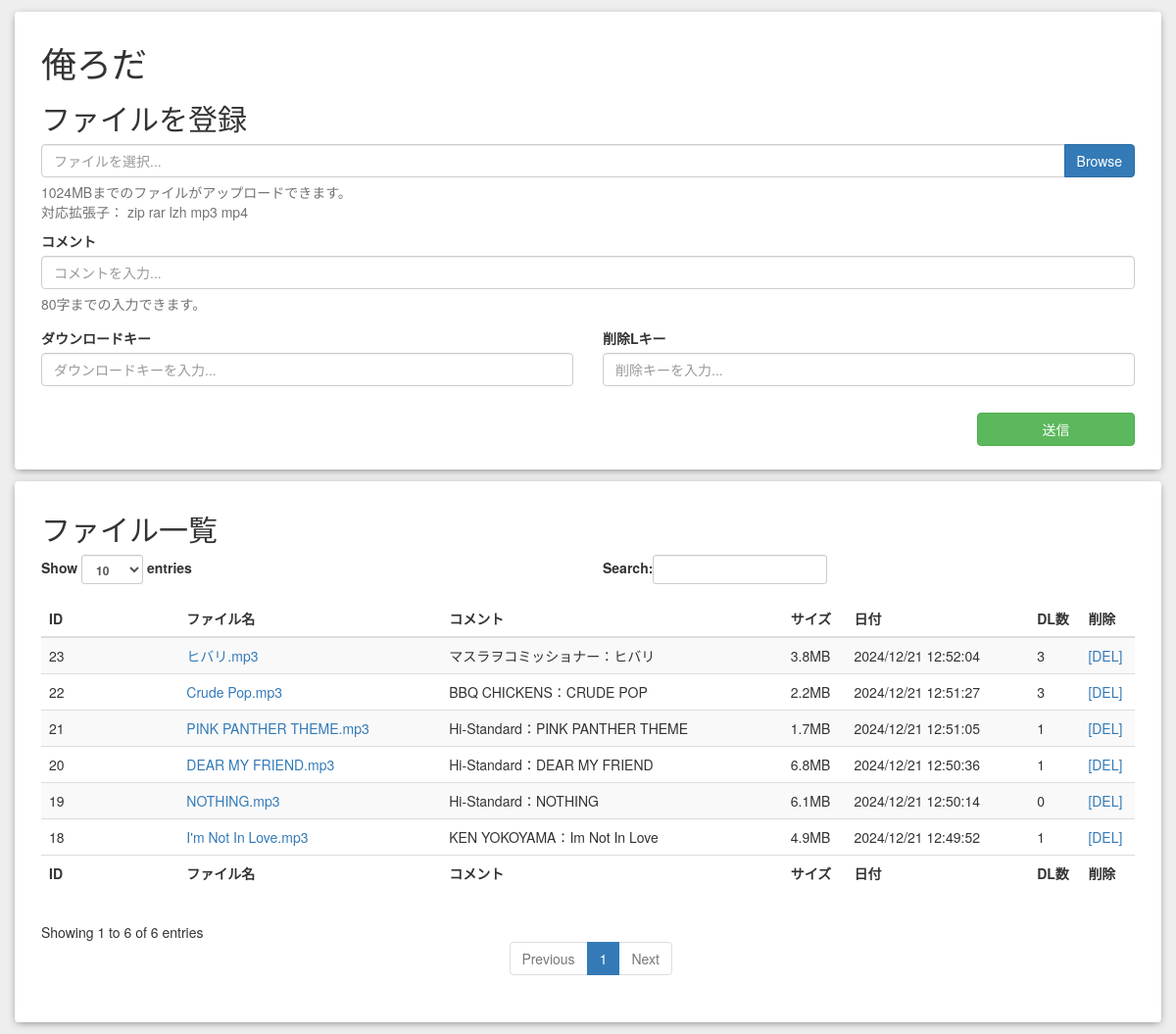
/, run on an earlier commit of the app's database.
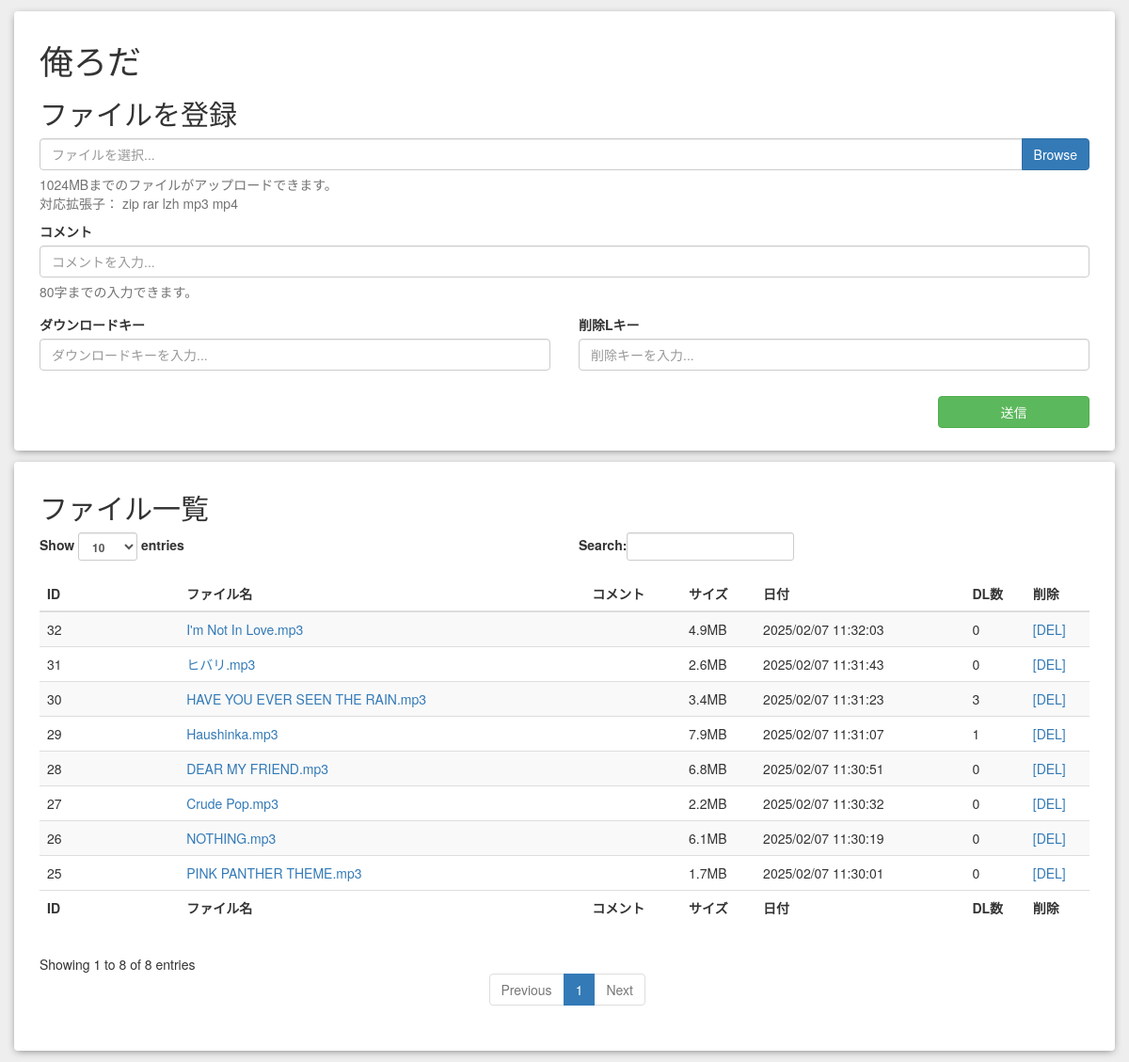
And on a later commit of the database.
### tables this page shows
CREATE TABLE uploaded(
  id INTEGER PRIMARY KEY AUTOINCREMENT,
  origin_file_name text,
  comment text,
  size INTEGER,
  count INTEGER,
  input_date INTEGER,
  dl_key text,
  del_key text
  );

### app/models/index.php (called while the page is built, shortened)
<?php
class index {
  function index() {
    try{
      $db = new PDO('sqlite:'.$db_directory.'/uploader.db');
    }catch (Exception $e){
      $error = '500 - データベースの接続に失敗しました。';
      include('./app/views/header.php');
      include('./app/views/error.php');
      include('./app/views/footer.php');
      exit;
    }
    $db->setAttribute(PDO::ATTR_DEFAULT_FETCH_MODE, PDO::FETCH_ASSOC);
    $stmt = $db->prepare("SELECT * FROM uploaded");
    $stmt->execute();
    $r = $stmt->fetchAll();
    return array('data' => $r);
  }
}

### app/views/index.php (the view, shortened to what this page needs)
<div class="container">
  <div class="row bg-white radius box-shadow">
    <div class="col-sm-12">
      <p class="h1">俺ろだ</p>
      <p class="h2">ファイルを登録</p>
      <form id="upload">
        <div class="input-group">
          <input type="text" id="fileInput" class="form-control" name="file" placeholder="ファイルを選択...">
          <span class="input-group-btn"><button type="button" class="btn btn-primary" onclick="$('input[id=defile]').click();">Browse</button></span>
        </div>
        <p class="help-block"><?php echo $max_file_size; ?>MBまでのファイルがアップロードできます。<br>対応拡張子： <?php
          foreach($extension as $s){
            echo $s.' ';
          }
         ?></p>
        <div class="form-group">
          <label for="commentInput">コメント</label>
          <input type="text" class="form-control" id="commentInput" name="comment" placeholder="コメントを入力...">
          <p class="help-block"><?php echo $max_comment; ?>字までの入力できます。</p>
        </div>
        <div class="row">
          <div class="col-sm-6">
            <div class="form-group">
              <label for="dlkeyInput">ダウンロードキー</label>
              <input type="text" class="form-control" id="dleyInput" name="dlkey" placeholder="ダウンロードキーを入力...">
            </div>
          </div>
          <div class="col-sm-6">
            <div class="form-group">
              <label for="delkeyInput">削除Lキー</label>
              <input type="text" class="form-control" id="deleyInput" name="delkey" placeholder="削除キーを入力...">
            </div>
          </div>
        </div>
        <div class="row">
          <div class="col-sm-offset-10 col-sm-2">
            <button type="button" class="btn btn-success btn-block" onclick="file_upload()">送信</button>
          </div>
        </div>
      </form>
    </div>
  </div>
  <div class="row bg-white radius box-shadow">
    <div class="col-sm-12">
      <p class="h2">ファイル一覧</p>
      <table id="fileList" class="table table-striped" cellspacing="0" width="100%">
        <thead>
          <tr>
            <th>ID</th>
            <th>ファイル名</th>
            <th>コメント</th>
            <th>サイズ</th>
            <th>日付</th>
            <th>DL数</th>
            <th>削除</th>
          </tr>
        </thead>
        <tbody>
        <?php
          foreach($data as $s){
            echo '<tr>';
            echo '<td>'.$s['id'].'</td>';
            echo '<td><a href="javascript:void(0);" onclick="dl_button('.$s['id'].');">'.$s['origin_file_name'].'</a></td>';
            echo '<td>'.$s['comment'].'</td>';
            echo '<td>'.round($s['size'] / (1024*1024), 1 ).'MB</td>';
            echo '<td>'.date("Y/m/d H:i:s", $s['input_date']).'</td>';
            echo '<td>'.$s['count'].'</td>';
            echo '<td><a href="javascript:void(0);" onclick="del_button('.$s['id'].');">[DEL]</a></td>';
            echo '</tr>';
          }
        ?>
        </tbody>
        <tfoot>
          <tr>
            <th>ID</th>
            <th>ファイル名</th>
            <th>コメント</th>
            <th>サイズ</th>
            <th>日付</th>
            <th>DL数</th>
            <th>削除</th>
          </tr>
        </tfoot>
      </table>
    </div>
  </div>
</div>

What changed in the data, as far as the page shows it:
removed uploaded: id "18", origin_file_name "I'm Not In Love.mp3", comment "KEN YOKOYAMA：Im Not In Love", $s['size']/(1024*1024) "4.9", input_date "2024/12/21 12:49:52", count "1"
removed uploaded: id "19", origin_file_name "NOTHING.mp3", comment "Hi-Standard：NOTHING", $s['size']/(1024*1024) "6.1", input_date "2024/12/21 12:50:14", count "0"
removed uploaded: id "20", origin_file_name "DEAR MY FRIEND.mp3", comment "Hi-Standard：DEAR MY FRIEND", $s['size']/(1024*1024) "6.8", input_date "2024/12/21 12:50:36", count "1"
removed uploaded: id "21", origin_file_name "PINK PANTHER THEME.mp3", comment "Hi-Standard：PINK PANTHER THEME", $s['size']/(1024*1024) "1.7", input_date "2024/12/21 12:51:05", count "1"
removed uploaded: id "22", origin_file_name "Crude Pop.mp3", comment "BBQ CHICKENS：CRUDE POP", $s['size']/(1024*1024) "2.2", input_date "2024/12/21 12:51:27", count "3"
removed uploaded: id "23", origin_file_name "ヒバリ.mp3", comment "マスラヲコミッショナー：ヒバリ", $s['size']/(1024*1024) "3.8", input_date "2024/12/21 12:52:04", count "3"
added uploaded: id "25", origin_file_name "PINK PANTHER THEME.mp3", $s['size']/(1024*1024) "1.7", input_date "2025/02/07 11:30:01", count "0"
added uploaded: id "26", origin_file_name "NOTHING.mp3", $s['size']/(1024*1024) "6.1", input_date "2025/02/07 11:30:19", count "0"
added uploaded: id "27", origin_file_name "Crude Pop.mp3", $s['size']/(1024*1024) "2.2", input_date "2025/02/07 11:30:32", count "0"
added uploaded: id "28", origin_file_name "DEAR MY FRIEND.mp3", $s['size']/(1024*1024) "6.8", input_date "2025/02/07 11:30:51", count "0"
added uploaded: id "29", origin_file_name "Haushinka.mp3", $s['size']/(1024*1024) "7.9", input_date "2025/02/07 11:31:07", count "1"
added uploaded: id "30", origin_file_name "HAVE YOU EVER SEEN THE RAIN.mp3", $s['size']/(1024*1024) "3.4", input_date "2025/02/07 11:31:23", count "3"
added uploaded: id "31", origin_file_name "ヒバリ.mp3", $s['size']/(1024*1024) "2.6", input_date "2025/02/07 11:31:43", count "0"
added uploaded: id "32", origin_file_name "I'm Not In Love.mp3", $s['size']/(1024*1024) "4.9", input_date "2025/02/07 11:32:03", count "0"
Also different on the page:
text written by a page script: "Show entries Search: Showing 1 to 6 of 6 entries Previous 1 Next" → "Show entries Search: Showing 1 to 8 of 8 entries Previous 1 Next"
